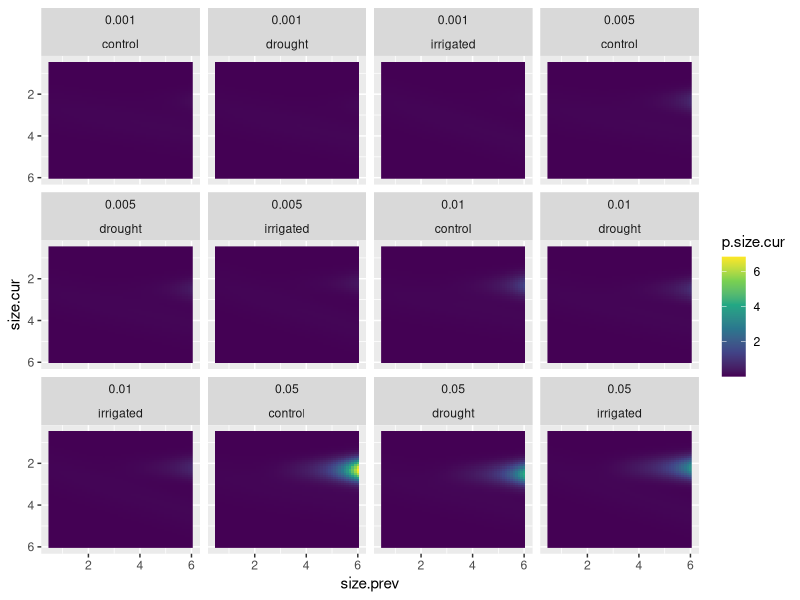
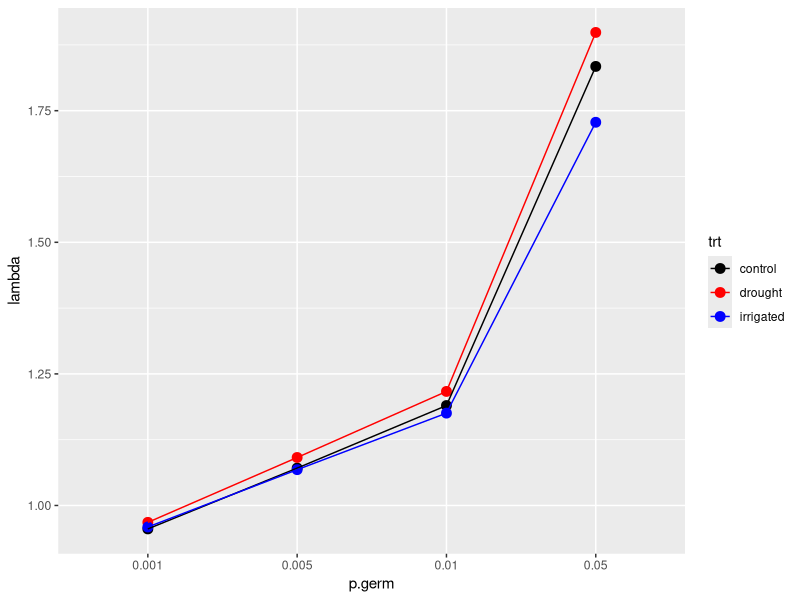
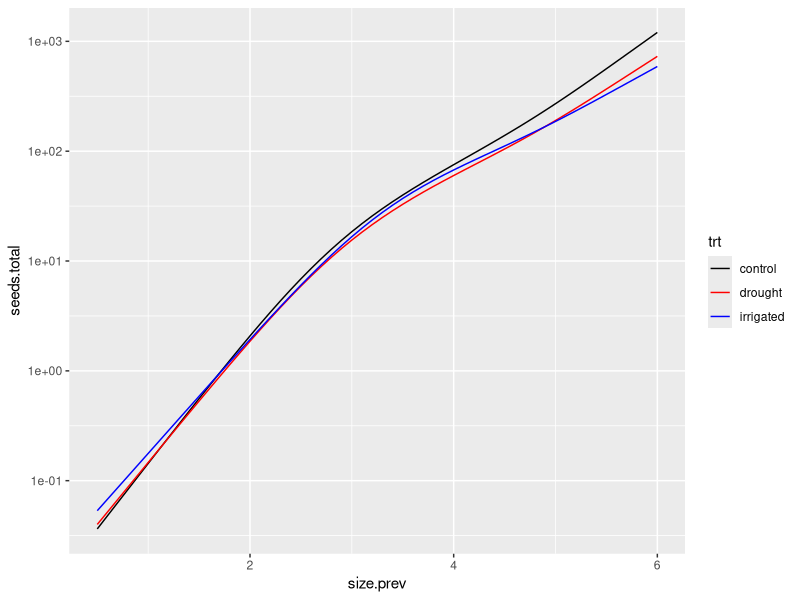
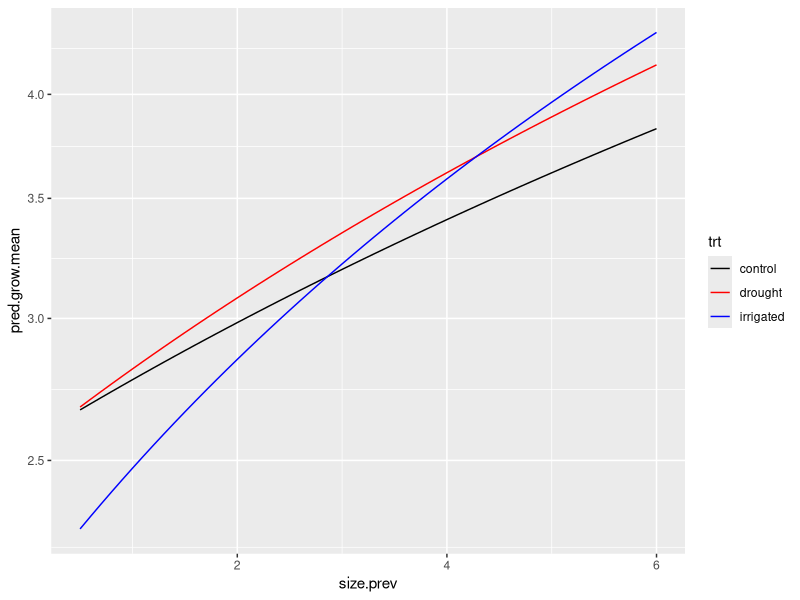
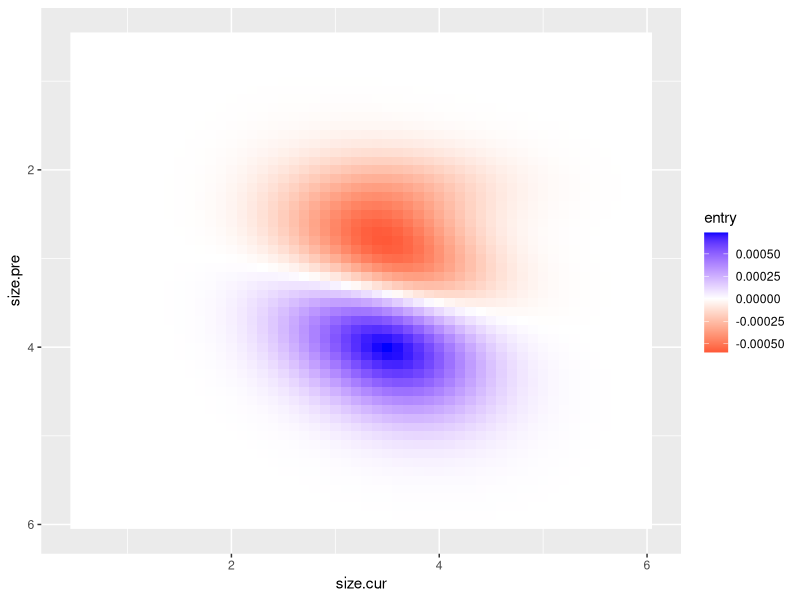
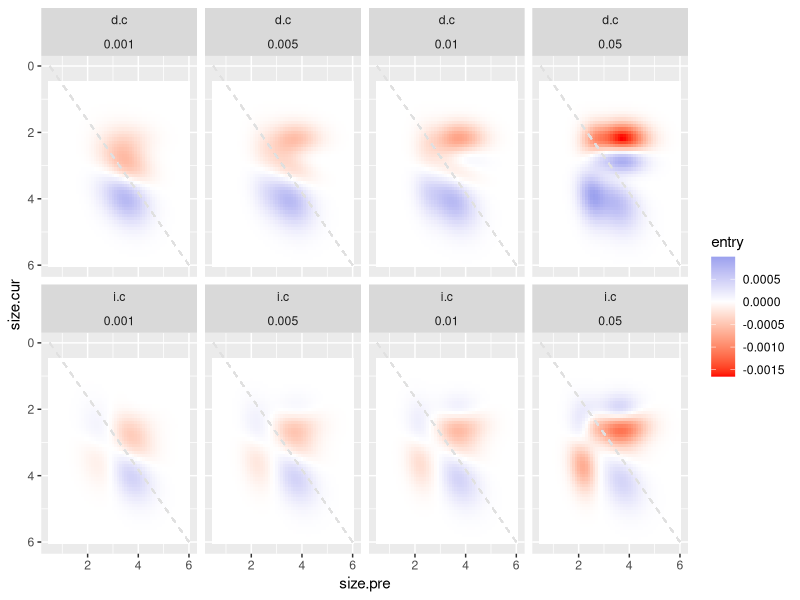

Write the R code that produced these figures, in order.
# Deterministic LTRE analysis 
# BUT - I think this script isn't accounting for adult survival when doing the
# seedling recruitment

# CHECK LIFE CYCLE DIAGRAM
# and then GO THROUGH SCRIPT and ADD SURVIVAL TO RECRUITMENT as needed


library(ggplot2)
library(tidyr)
library(dplyr)

growsurv = read.csv('03_construct_kernels/out/deterministic_growsurv_kernel.csv')
reprod = read.csv('03_construct_kernels/out/deterministic_reprod_kernel_no_phen.csv')

germin = expand.grid(
  trt = c('control', 'drought', 'irrigated'),
  p.germ = c(0.001, 0.005, 0.01, 0.05)
)

all.rates = merge(
  x = growsurv, y = reprod,
  by.x = c('size.prev', 'size.cur', 'trt'), by.y = c('size.pre', 'size.cur', 'trt'),
  suffixes = c('.g', '.f')
) %>%
  merge(germin, by = 'trt')

kern.df = all.rates %>%
  select(size.prev, size.cur, trt, p.size.cur.g, p.size.cur.f, p.germ) %>%
  mutate(p.size.cur.f = p.size.cur.f * p.germ) %>%
  mutate(p.size.cur = p.size.cur.g + p.size.cur.f) %>%
  select(-c(p.size.cur.g, p.size.cur.f))

head(kern.df)

kern.df %>%
  ggplot(aes(x = size.prev, y = size.cur, fill = p.size.cur)) +
  geom_raster() +
  scale_y_reverse() +
  scale_fill_viridis_c() +
  facet_wrap(p.germ ~ trt)

all.matr = split(kern.df, kern.df[,c("trt", "p.germ")], sep = '_') %>%
  lapply(
    function(df) {
      df %>%
        arrange(size.prev, size.cur) %>%
        pivot_wider(names_from = size.prev, values_from = p.size.cur) %>%
        select(-c(trt, p.germ, size.cur))
    }
  )

length(all.matr)

all.lambda = sapply(all.matr, function(x) Re(eigen(x)$values[1])) %>%
  data.frame(lambda = .) %>%
  mutate(t.germ = row.names(.)) %>%
  separate(t.germ, into = c('trt', 'p.germ'), sep = '_')

all.lambda %>%
  ggplot(aes(x = p.germ, y = lambda, group = trt, colour = trt)) +
  geom_point(size = 3) +
  geom_line() +
  scale_colour_manual(values = c('black', 'red', 'blue'))
# LMAOOOOOOOOO

# Seed production
all.rates %>% 
  select(size.prev, trt, seeds.total) %>% 
  ggplot(aes(x = size.prev, y = seeds.total, group = trt, colour = trt)) + 
  geom_line() + 
  scale_y_log10() +
  scale_colour_manual(values = c('black', 'red', 'blue'))
# Looks like contorl plants produce more seeds *when they are large*
# Irrigated plants produce more seeds when small...

# Growth
all.rates %>% 
  ggplot(aes(x = size.prev, y = pred.grow.mean, group = trt, colour = trt)) + 
  geom_line() + 
  scale_y_log10() +
  scale_colour_manual(values = c('black', 'red', 'blue'))
# Here's what's up - control plots have the worst growth

# (There's no survival difference)

# For LTRE

all.vector = all.matr %>%
  lapply(
    function(x)
      data.frame(
        w = Re(eigen(x)$vectors[,1]),
        v = Re(eigen(t(x))$vectors[,1])
      )
  )

all.sensit = lapply(all.vector, function(x) x$v %*% t(x$w) / (sum(x$v * x$w)))

all.sensit

# --- Okay... do LTRE just on matrix entries

diff.df = kern.df %>%
  pivot_wider(names_from = trt, values_from = p.size.cur) %>%
  mutate(
    d.c = drought - control,
    i.c = irrigated - control
  ) %>%
  select(-c(control, drought, irrigated)) %>%
  pivot_longer(c(d.c, i.c), names_to = 'contrast', values_to = 'diff')

diff.matr = split(diff.df, diff.df[,c("contrast", "p.germ")], sep = '_') %>%
  lapply(
    function(df) {
      df %>%
        arrange(size.prev, size.cur) %>%
        pivot_wider(names_from = size.prev, values_from = diff) %>%
        select(-c(contrast, p.germ, size.cur))
    }
  )

diff.matr[[1]]
names(diff.matr)

# I need the MATRIX MEANS for sensitivities for the LTRE

mean.df = kern.df %>%
  pivot_wider(names_from = trt, values_from = p.size.cur) %>%
  mutate(
    d.c = (drought + control) / 2,
    i.c = (irrigated + control) / 2
  ) %>%
  select(-c(control, drought, irrigated)) %>%
  pivot_longer(c(d.c, i.c), names_to = 'contrast', values_to = 'mean')

mean.vectors = split(mean.df, mean.df[,c("contrast", "p.germ")], sep = '_') %>%
  lapply(
    function(df) {
      df %>%
        arrange(size.prev, size.cur) %>%
        pivot_wider(names_from = size.prev, values_from = mean) %>%
        select(-c(contrast, p.germ, size.cur))
    }
  ) %>%
  lapply(
    function(x)
      data.frame(
        w = Re(eigen(x)$vectors[,1]),
        v = Re(eigen(t(x))$vectors[,1])
      )
  )

mean.sens = lapply(mean.vectors, function(x) x$v %*% t(x$w) / (sum(x$v * x$w)))

(names(mean.sens) == names(diff.matr))

# Okay... let's just try to get one of these up and running

ltre1 = diff.matr[[1]] * mean.sens[[1]]

data.frame(ltre1) %>%
  mutate(size.pre = (5:60)/10) %>%
  pivot_longer(-size.pre, names_to = 'size.cur', values_to = 'entry') %>%
  mutate(size.cur = as.numeric(gsub('X', '', size.cur))) %>%
  ggplot(aes(x = size.cur, y = size.pre, fill = entry)) +
  geom_raster() +
  scale_y_reverse() +
  scale_fill_gradient2(low = 'red', high = 'blue', midpoint = 0, mid = 'white')
# Huh
# Ooh... much more interesting!

sum(ltre1) # I think this is it!
  
# --- Do all treatments

ltre.list = vector(mode = 'list', length = length(mean.sens))
names(ltre.list) = names(mean.sens)

for (i in 1:length(ltre.list)) ltre.list[[i]] = diff.matr[[i]] * mean.sens[[i]]

ltre.as.matr = ltre.list %>%
  lapply(
    function(lentry) {
      data.frame(lentry) %>%
        mutate(size.cur = (5:60)/10) %>%
        pivot_longer(-size.cur, names_to = 'size.pre', values_to = 'entry') %>%
        mutate(size.pre = as.numeric(gsub('X', '', size.pre)))
    }
  )
  
# There's probably a slicker way to do this, but, add treatment column here
for (i in 1:length(ltre.list)) ltre.as.matr[[i]]$c.trt = names(ltre.list)[i]

ltre.as.df = do.call(rbind, ltre.as.matr) %>%
  separate(c.trt, into = c('contr', 'p.germ'), sep = '_')

head(ltre.as.df)

ltre.as.df %>%
  ggplot(aes(x = size.pre, y = size.cur, fill = entry)) +
  geom_tile() +
  geom_segment(
    aes(x = .5, xend = 6, y = 0, yend = 6), linetype = 2, colour = 'gray88'
  ) +
  scale_y_reverse() +
  scale_fill_gradient2(high = 'royalblue', low = 'red', mid = 'white', midpoint = 0) +
  facet_wrap(contr ~ p.germ, nrow = 2)
# Good!

ltre.as.df %>% group_by(contr, p.germ) %>% summarise(dlambda = sum(entry))
# Good!

all.lambda %>% 
  pivot_wider(names_from = trt, values_from = lambda) %>% 
  mutate(d.c = drought - control, i.c = irrigated - control)
# Should be getting sums that look like this...

# ---

# Okay. Now, attempt to do this but for vital rates.

# Want rate differences for each treatment
# Rates: reproduction (including germination), survival, growth

rate.compare.wide = all.rates %>%
  mutate(germn.total = seeds.total * p.germ) %>%
  select(
    trt, size.prev, size.cur, p.germ,
    surv = pred.surv, grow = p.grow.size, repr = germn.total
  ) %>%
  pivot_longer(cols = c(surv, grow, repr), names_to = 'vital', values_to = 'val') %>%
  pivot_wider(names_from = trt, values_from = val) %>%
  mutate(
    d.c = drought - control, 
    i.c = irrigated - control,
    d.c.mean = (drought + control) / 2,
    i.c.mean = (irrigated + control) / 2
  ) %>%
  select(-c(control, drought, irrigated))

rate.diff = rate.compare.wide %>%
  select(-c(d.c.mean, i.c.mean)) %>%
  pivot_longer(cols = c(d.c, i.c), names_to = 'contrast', values_to = 'diff') %>%
  pivot_wider(names_from = vital, values_from = diff)

rate.mean = rate.compare.wide %>%
  select(-c(d.c, i.c)) %>%
  pivot_longer(cols = c(d.c.mean, i.c.mean), names_to = 'contrast', values_to = 'mean') %>%
  mutate(contrast = gsub('\\.mean', '', contrast)) %>%
  pivot_wider(names_from = vital, values_from = mean)

# The sensitivities are the matrix sensitivities (found above) with a multiplier
# (chain rule)

# Might be easiest to do this with a hadamard product?

rate.mean.matr = rate.mean %>%
  pivot_longer(c(surv, grow, repr), names_to = 'vital', values_to = 'mean') %>%
  split(.[,c("vital", "contrast", "p.germ")], sep = '_') %>%
  lapply(
    function(df) {
      df %>%
        arrange(size.prev, size.cur) %>%
        pivot_wider(names_from = size.prev, values_from = mean) %>%
        select(-c(contrast, p.germ, size.cur, vital))
    }
  )

rate.diff.matr = rate.diff %>%
  pivot_longer(c(surv, grow, repr), names_to = 'vital', values_to = 'diff') %>%
  split(.[,c("vital", "contrast", "p.germ")], sep = '_') %>%
  lapply(
    function(df) {
      df %>%
        arrange(size.prev, size.cur) %>%
        pivot_wider(names_from = size.prev, values_from = diff) %>%
        select(-c(contrast, p.germ, size.cur, vital))
    }
  )

# Okay... this is not hte most hygenic way to do this, but we can just replicate
# the list

rate.mean.sens = rep(mean.sens, each = 3)
# the `each` argument here means elements are duplicated in the same order as the lists above

rate.ltre.list = vector('list', length = length(rate.mean.sens))

names(rate.diff.matr) == names(rate.mean.matr)

# OH... lmao this won't work out like I hoped

# okay let's just try getting one of these to work

rate.mean.matr = rate.mean %>%
  pivot_longer(c(surv, grow, repr), names_to = 'vital', values_to = 'mean') %>%
  split(.[,c("contrast", "p.germ")], sep = '_') %>%
  lapply(
    function(df) {
      df %>%
        arrange(size.prev, size.cur) %>%
        pivot_wider(names_from = size.prev, values_from = mean) %>%
        select(-c(contrast, p.germ, size.cur)) %>%
        split(.$vital) %>%
        lapply(function(x) x %>% select(-vital))
    }
  )

rate.diff.matr = rate.diff %>%
  pivot_longer(c(surv, grow, repr), names_to = 'vital', values_to = 'diff') %>%
  split(.[,c("contrast", "p.germ")], sep = '_') %>%
  lapply(
    function(df) {
      df %>%
        arrange(size.prev, size.cur) %>%
        pivot_wider(names_from = size.prev, values_from = diff) %>%
        select(-c(contrast, p.germ, size.cur)) %>%
        split(.$vital) %>%
        lapply(function(x) x %>% select(-vital))
    }
  )

names(rate.mean.matr) == names(mean.sens)
names(rate.diff.matr) == names(mean.sens)
# great

rate.ltre.list = vector('list', length = length(mean.sens))
names(ltre.list) = names(mean.sens)

for (i in 1:length(rate.ltre.list)) {
  rate.ltre.list[[i]]$surv = rate.diff.matr[[i]]$surv * mean.sens[[i]] *
    with(rate.mean.matr[[i]], grow + repr)
  rate.ltre.list[[i]]$grow = rate.diff.matr[[i]]$grow * mean.sens[[i]] * rate.mean.matr[[i]]$surv
  rate.ltre.list[[i]]$repr = rate.diff.matr[[i]]$repr * mean.sens[[i]] * rate.mean.matr[[i]]$surv
}

# Okay... well at the very least I can do this:
sapply(rate.ltre.list[[1]], sum) #%>% sum()
# reproduction value looks too big
# oh and also not sure how to get the VR column in here...

sapply(rate.ltre.list, function(x) sapply(x, sum))
# reproduction values